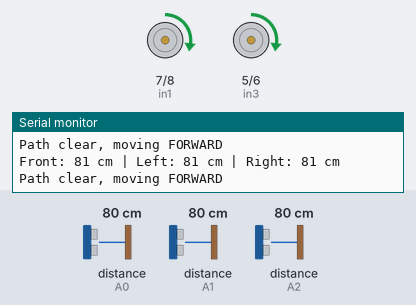
This sketch was run on a simulated Arduino Uno, built with avr-gcc and run on an emulated ATmega328P. On the bench: motor-driver pin pairs drawn as motors (green arrow = first pin HIGH = forward, orange = second pin HIGH = backward, longer = more drive, scaled by the enable pin), the last lines printed to the serial monitor. Inputs (shaded band) come from the test bench; at power-on: distance to the obstacle (sensors on A0, A1, A2) 80 cm. The echo pulse lasts 58.3 µs per cm.

Above: at 1.2 s.
1.3 s: distance to the obstacle (sensor on A0) set to 9 cm
2.8 s: distance to the obstacle (sensor on A0) set to 6 cm
At 4.1 s:
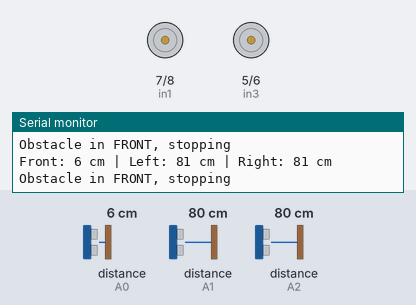
4.6 s: distance to the obstacle (sensor on A1) set to 2 cm
At 5.3 s:
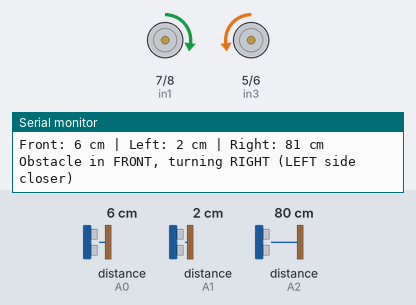
6.3 s: distance to the obstacle (sensor on A0) set to 2 cm
At 7.2 s:
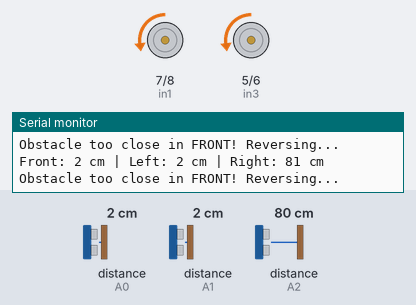
Timing chart, 0 to 9.3 s (numbered marks = the images above; inputs shaded):
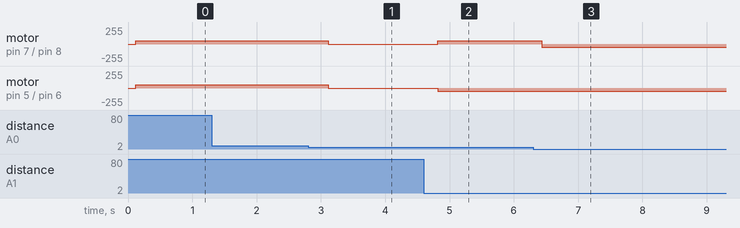

The sketch:

MazeSolver.ino
```cpp
#include <NewPing.h>

// Sensor pins
#define TRIGGER_PIN_FRONT  9
#define ECHO_PIN_FRONT     A0
#define TRIGGER_PIN_LEFT   10
#define ECHO_PIN_LEFT      A1
#define TRIGGER_PIN_RIGHT  12
#define ECHO_PIN_RIGHT     A2

#define MAX_DISTANCE 100 // Max distance for ping (in cm)

// Motor driver pins
int enA = 3;
int enB = 11;
int in1 = 7;
int in2 = 8;
int in3 = 5;
int in4 = 6;

// Ultrasonic sensor objects
NewPing sonarFront(TRIGGER_PIN_FRONT, ECHO_PIN_FRONT, MAX_DISTANCE);
NewPing sonarLeft(TRIGGER_PIN_LEFT, ECHO_PIN_LEFT, MAX_DISTANCE);
NewPing sonarRight(TRIGGER_PIN_RIGHT, ECHO_PIN_RIGHT, MAX_DISTANCE);

// Speed and thresholds
int baseSpeed = 50;
int stopDistance = 7;
int reverseDistance = 5;
int turnDistance = 6;
int reverseTime = 500;
int turnTime = 600;

void setup() {
    Serial.begin(115200);
    pinMode(in1, OUTPUT);
    pinMode(in2, OUTPUT);
    pinMode(in3, OUTPUT);
    pinMode(in4, OUTPUT);
    pinMode(enA, OUTPUT);
    pinMode(enB, OUTPUT);
}

void loop() {
    int distanceFront = sonarFront.ping_cm();
    delay(50);
    int distanceLeft = sonarLeft.ping_cm();
    delay(50);
    int distanceRight = sonarRight.ping_cm();

    // Print distances to monitor
    Serial.print("Front: ");
    Serial.print(distanceFront);
    Serial.print(" cm | Left: ");
    Serial.print(distanceLeft);
    Serial.print(" cm | Right: ");
    Serial.print(distanceRight);
    Serial.println(" cm");

    // Check if sensors are reading correctly
    if (distanceFront == 0 || distanceLeft == 0 || distanceRight == 0) {
        Serial.println("Warning: One or more sensors not detecting. Check wiring and connections!");
    }

    // Obstacle avoidance logic
    if (distanceFront > 0 && distanceFront <= reverseDistance) {
        Serial.println("Obstacle too close in FRONT! Reversing...");
        reverseMotors(baseSpeed);
        delay(reverseTime);
    } else if (distanceFront > reverseDistance && distanceFront <= stopDistance) {
        if (distanceLeft > 0 && distanceLeft < distanceRight) {
            Serial.println("Obstacle in FRONT, turning RIGHT (LEFT side closer)");
            turnRight(baseSpeed);
            delay(turnTime);
        } else if (distanceRight > 0 && distanceRight < distanceLeft) {
            Serial.println("Obstacle in FRONT, turning LEFT (RIGHT side closer)");
            turnLeft(baseSpeed);
            delay(turnTime);
        } else {
            Serial.println("Obstacle in FRONT, stopping");
            stopMotors();
        }
    } else if (distanceLeft > 0 && distanceLeft <= turnDistance) {
        Serial.println("Obstacle on LEFT, turning RIGHT (LEFT motor active)");
        turnRight(baseSpeed);
        delay(turnTime);
    } else if (distanceRight > 0 && distanceRight <= turnDistance) {
        Serial.println("Obstacle on RIGHT, turning LEFT (RIGHT motor active)");
        turnLeft(baseSpeed);
        delay(turnTime);
    } else {
        Serial.println("Path clear, moving FORWARD");
        moveForward(baseSpeed);
    }

    delay(100); // Stabilize readings
}

void moveForward(int speed) {
    digitalWrite(in1, HIGH);
    digitalWrite(in2, LOW);
    digitalWrite(in3, HIGH);
    digitalWrite(in4, LOW);
    analogWrite(enA, speed);
    analogWrite(enB, speed);
}

void stopMotors() {
    digitalWrite(in1, LOW);
    digitalWrite(in2, LOW);
    digitalWrite(in3, LOW);
    digitalWrite(in4, LOW);
    analogWrite(enA, 0);
    analogWrite(enB, 0);
}

void reverseMotors(int speed) {
    digitalWrite(in1, LOW);
    digitalWrite(in2, HIGH);
    digitalWrite(in3, LOW);
    digitalWrite(in4, HIGH);
    analogWrite(enA, speed);
    analogWrite(enB, speed);
}

void turnRight(int speed) {
    digitalWrite(in1, HIGH);
    digitalWrite(in2, LOW);
    digitalWrite(in3, LOW);
    digitalWrite(in4, HIGH);
    analogWrite(enA, speed);
    analogWrite(enB, speed / 2);
}

void turnLeft(int speed) {
    digitalWrite(in1, LOW);
    digitalWrite(in2, HIGH);
    digitalWrite(in3, HIGH);
    digitalWrite(in4, LOW);
    analogWrite(enA, speed / 2);
    analogWrite(enB, speed);
}
```

Measured:
- the behaviour switches between 8 and 7 cm on distance to the obstacle (sensor on A0) (found by bisection; images 0 and 1)
- after the input at 2.8 s, motor on pin 7 (in1) / pin 8 (in2), motor on pin 5 (in3) / pin 6 (in4): forward 50/255 → stopped after 0.32 s
- after the input at 4.6 s, motor on pin 7 (in1) / pin 8 (in2): stopped → forward 50/255 after 0.21 s; motor on pin 5 (in3) / pin 6 (in4): stopped → backward 50/255 after 0.21 s
- after the input at 6.3 s, motor on pin 7 (in1) / pin 8 (in2): forward 50/255 → backward 50/255 after 0.13 s
